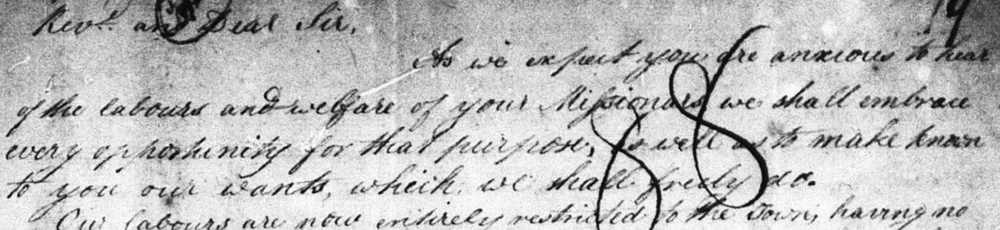
#> input picture export/2HEALEYnHIRST042112P10001_page1_segment1.png, 1000 x 230 px, shrunk from 1593 x 366 before the run
$ python -i segment.py   (imports and definitions only)
#> lines starting #> are read from the running program, lines starting #| are printed output that depends on the picture; after the words box and inside, x2 and y2 are one past the last pixel; in counts of white or black regions, pixels touching at a corner belong together
import os
import re
import cv2
import numpy as np
import math
from glob import glob

"""
This script is an experimental utility tool takes scanned PDF pages (as images) from the export folder
and automatically divides each page into equally sized horizontal segments. However, rather than blindly
cutting at exact intervals, it will attempt to avoid cutting through lines of text by using computer vision
techniques to find gap areas between lines of text.

It will:
1. Load all images named "{pdf_name}_page{page_number}.png" from the export folder.
2. For each page, determine how many segments to produce or the desired segment height.
   (For simplicity, define `NUM_SEGMENTS` or `SEGMENT_HEIGHT` below.)
3. Convert the image to grayscale, binarize it, and use morphological operations to highlight
   text regions.
4. Compute a horizontal projection profile to identify areas with text (high pixel density) and
   areas without text (low pixel density).
5. Starting with equal-height cut lines, try to nudge each cut line slightly up or down to find a
   low-text-density area to make a cleaner cut.
6. Save each segment as a new image file, named "{pdfname}_page{pagenum}_segment{i}.png".

Note: This approach does not rely on OCR since historical documents are of poor quality. Instead,
it uses image processing and projection profiles to find safer cut lines.

Adjustable parameters:
- NUM_SEGMENTS: number of horizontal segments per page (if defined).
  OR
- SEGMENT_HEIGHT: fixed height of each segment (if defined).
- MAX_LINE_ADJUST: how many pixels up or down we can nudge a cut line to avoid text.
- THRESH_BIN: binarization threshold method (Otsu by default).
- KERNEL_SIZE: morphological kernel size.
- MIN_GAP_WEIGHT: how to define a good gap line (pick line with minimal text pixels in a window).
"""

EXPORT_DIR = "export"
# [1 line not run here, left out]

# USER-DEFINABLE PARAMETERS
# Either define a fixed number of segments or a segment height in pixels.
NUM_SEGMENTS = 5  # Divide each page into 5 equal-height segments
SEGMENT_HEIGHT = None  # If specified, overrides NUM_SEGMENTS. e.g. SEGMENT_HEIGHT = 1000

# How far we can adjust the boundary line to find a better gap
MAX_LINE_ADJUST = 30

# Morphological kernel size for text enhancement
KERNEL_SIZE = (3,3)

def natural_sort_key(s):
    base = os.path.basename(s)
    return [int(text) if text.isdigit() else text.lower() for text in re.split(r'(\d+)', base)]

def find_best_cut_line(projection, initial_line, max_adjust):
    """
    Given a horizontal projection (sum of black pixels per row), and an initial cut line,
    try shifting the line up or down within 'max_adjust' range to find the position
    with minimal text presence.
    """
    best_line = initial_line
    best_val = projection[initial_line] if 0 <= initial_line < len(projection) else float('inf')

    # Search range is from initial_line-max_adjust to initial_line+max_adjust
    start_line = max(0, initial_line - max_adjust)
    end_line = min(len(projection)-1, initial_line + max_adjust)

    for line_pos in range(start_line, end_line+1):
        val = projection[line_pos]
        if val < best_val:
            best_val = val
            best_line = line_pos

    return best_line

def process_page(image_path):
    # Extract base name: {pdfname}_page{pagenum}.png
    filename = os.path.basename(image_path)
    base, ext = os.path.splitext(filename)
    match = re.match(r"(.*)_page(\d+)$", base)
    if not match:
        # If does not match the pattern, try a simpler pattern
        match = re.match(r"(.*)_page(\d+)", base)
    if not match:
        # If still no match, just treat the whole name as pdf name and no page number
        pdf_name = base
        page_num = 1
    else:
        pdf_name, page_num = match.group(1), match.group(2)
    page_num = int(page_num)

    img = cv2.imread(image_path, cv2.IMREAD_COLOR)
#> img is the input picture: shape (230, 1000, 3); min 0, max 255, mean 188.8
    if img is None:
        print(f"Failed to read image: {image_path}")
        return

    gray = cv2.cvtColor(img, cv2.COLOR_BGR2GRAY)

    # Binarize image using Otsu's threshold
    _, thresh = cv2.threshold(gray, 0, 255, cv2.THRESH_BINARY + cv2.THRESH_OTSU)
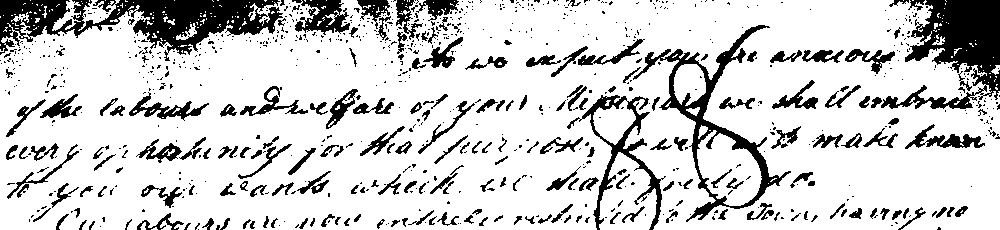
#> thresh: shape (230, 1000); 81.3% white; 883 black regions (682 under 20 px), largest, box (x1, y1, x2, y2) and area: (0, 0, 283, 61) 7823, (881, 0, 1000, 109) 6128, (633, 25, 791, 222) 4021

    # Invert so text = white, background = black (for easier morphological ops)
    # This way we can sum white pixels in projection to find text lines.
    inverted = cv2.bitwise_not(thresh)

    # Morphological closing to connect text regions
    kernel = cv2.getStructuringElement(cv2.MORPH_RECT, KERNEL_SIZE)
    morph = cv2.morphologyEx(inverted, cv2.MORPH_CLOSE, kernel)
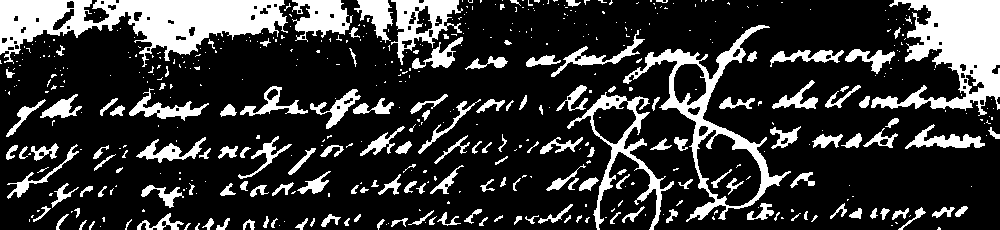
#> morph: shape (230, 1000); 21.5% white; 518 white regions (357 under 20 px), largest, box (x1, y1, x2, y2) and area: (0, 0, 288, 67) 9615, (871, 0, 1000, 116) 7378, (623, 25, 791, 222) 4415

    h, w = morph.shape
#> h = 230; w = 1000

    # Compute horizontal projection: sum of white pixels in each row
    # White pixels represent text regions, so a row with low sum = good gap
    projection = np.sum(morph == 255, axis=1)
#> projection = 230 values, max 590 at index 0, min 47 at index 163, mean 214.6

    # Determine the number of segments and the height per segment
    if SEGMENT_HEIGHT is not None:
        segment_height = SEGMENT_HEIGHT
        num_segments = math.ceil(h / segment_height)
    else:
        num_segments = NUM_SEGMENTS
        segment_height = h / num_segments
#> segment_height = 46

    # Initial cut lines (not including the top = 0 and bottom = h)
    # We'll cut after each segment, so lines are at multiples of segment_height
    # Example: for 5 segments, lines at segment_height, 2*segment_height, ...
    cut_lines = []
    for i in range(1, num_segments):
        line_pos = int(round(i * segment_height))
        # Find a better line position near this line_pos
        best_line = find_best_cut_line(projection, line_pos, MAX_LINE_ADJUST)
        cut_lines.append(best_line)
#> this loop made 4 passes
#> (end_line in find_best_cut_line, best_line) on passes 1 to 4: (76, 76), (122, 83), (168, 163), (214, 163)
#> after the loop, cut_lines = [76, 83, 163, 163]

    # Add the boundaries of the page
    segment_boundaries = [0] + cut_lines + [h]
#> segment_boundaries = [0, 76, 83, 163, 163, 230]

    # Export each segment
    for i in range(len(segment_boundaries)-1):
        top = segment_boundaries[i]
        bottom = segment_boundaries[i+1]
        segment_img = img[top:bottom, :]
        out_name = f"{pdf_name}_page{page_num}_segment{i+1}.png"
        out_path = os.path.join(EXPORT_DIR, out_name)
        cv2.imwrite(out_path, segment_img)
        print(f"Exported: {out_path}")
#> this loop made 5 passes
#> (top, bottom) on passes 1 to 5: (0, 76), (76, 83), (83, 163), (163, 163), (163, 230)
#| Exported: export/2HEALEYnHIRST042112P10001_page1_segment1.png
#| Exported: export/2HEALEYnHIRST042112P10001_page1_segment2.png
#| Exported: export/2HEALEYnHIRST042112P10001_page1_segment3.png
#| Exported: export/2HEALEYnHIRST042112P10001_page1_segment4.png
#| Exported: export/2HEALEYnHIRST042112P10001_page1_segment5.png
#> pass 1, in process_page, `segment_img = img[top:bottom, :]`:
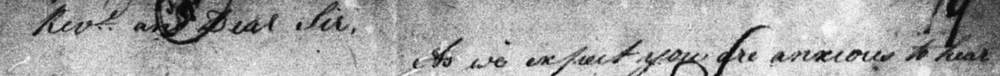
#> segment_img: shape (76, 1000, 3); min 4, max 252, mean 167.2
#> pass 3, in process_page, `segment_img = img[top:bottom, :]`:
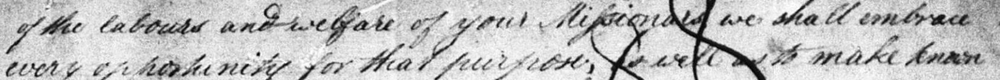
#> segment_img: shape (80, 1000, 3); min 0, max 255, mean 191.3

def main():
    image_paths = sorted(glob(os.path.join(EXPORT_DIR, "*_page*.png")), key=natural_sort_key)
    if not image_paths:
        print("No page images found in the export folder.")
        return

    for path in image_paths:
        print(f"Processing {path}...")
        process_page(path)

# [2 lines not run here, left out]

>>> result = process_page('../export/2HEALEYnHIRST042112P10001_page1_segment1.png')

$ run again, on export/2HEALEYnHIRST042112P10001_page1_segment5.png
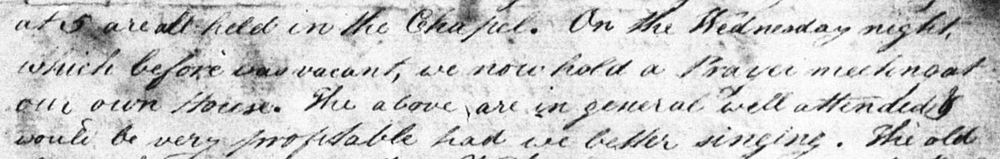
#> input picture export/2HEALEYnHIRST042112P10001_page1_segment5.png, 1000 x 159 px, shrunk from 1582 x 252 before the run
#> in process_page, img is the input picture: shape (159, 1000, 3); min 0, max 255, mean 207
#> in process_page, `_, thresh = cv2.threshold(gray, 0, 255, cv2.THRESH_BINARY + cv2.THRESH..`:
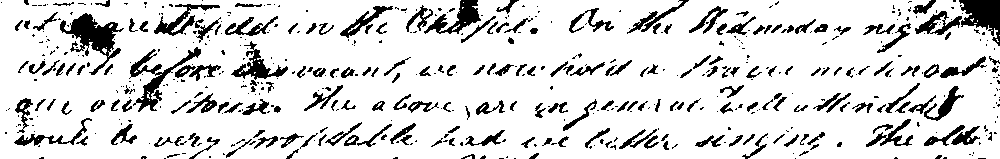
#> thresh: shape (159, 1000); 85.3% white; 543 black regions (332 under 20 px), largest, box (x1, y1, x2, y2) and area: (60, 13, 124, 75) 1424, (959, 0, 1000, 46) 1064, (129, 47, 201, 112) 994
#> morph: shape (159, 1000); 16.5% white; 352 white regions (190 under 20 px), largest, box (x1, y1, x2, y2) and area: (915, 0, 1000, 46) 1730, (33, 12, 124, 75) 1719, (129, 47, 221, 112) 1545
#> projection = 159 values, max 470 at index 25, min 15 at index 150, mean 165
#> the loop in process_page, `for i in range(1, num_segments):` made 4 passes
#> (end_line in find_best_cut_line, best_line) on passes 1 to 4: (62, 57), (94, 79), (125, 121), (157, 150)
#> after the loop in process_page, `for i in range(1, num_segments):`: cut_lines = [57, 79, 121, 150]
#> segment_boundaries = [0, 57, 79, 121, 150, 159]
#> the loop in process_page, `for i in range(len(segment_boundaries)-1):` made 5 passes
#> (top, bottom) on passes 1 to 5: (0, 57), (57, 79), (79, 121), (121, 150), (150, 159)
#> (printed output is left out)
#> pass 3, in process_page, `segment_img = img[top:bottom, :]`:
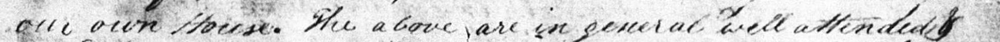
#> segment_img: shape (42, 1000, 3); min 4, max 255, mean 212.6

$ run again, on export/2HEALEYnHIRST042112P10001_page1_segment6.png
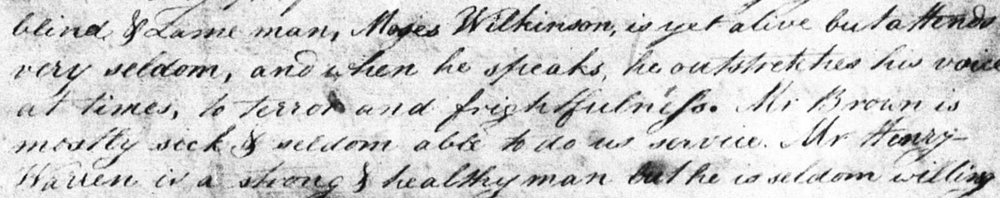
#> input picture export/2HEALEYnHIRST042112P10001_page1_segment6.png, 1000 x 198 px, shrunk from 1592 x 315 before the run
#> in process_page, img is the input picture: shape (198, 1000, 3); min 2, max 255, mean 210.4
#> in process_page, `_, thresh = cv2.threshold(gray, 0, 255, cv2.THRESH_BINARY + cv2.THRESH..`:
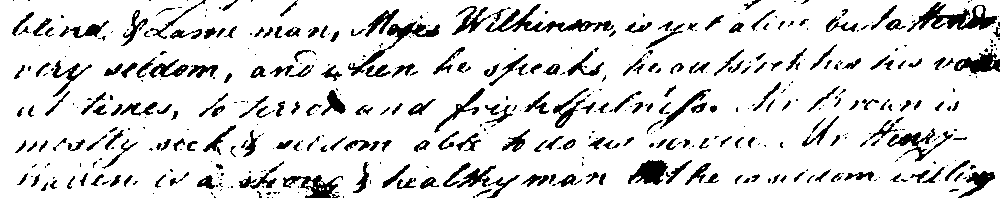
#> thresh: shape (198, 1000); 86.9% white; 499 black regions (256 under 20 px), largest, box (x1, y1, x2, y2) and area: (907, 2, 997, 32) 1041, (485, 4, 597, 33) 822, (348, 21, 440, 76) 741
#> morph: shape (198, 1000); 14.4% white; 365 white regions (165 under 20 px), largest, box (x1, y1, x2, y2) and area: (907, 2, 1000, 40) 1230, (485, 4, 616, 37) 1161, (348, 21, 440, 77) 1023
#> projection = 198 values, max 428 at index 68, min 13 at index 83, mean 144.1
#> the loop in process_page, `for i in range(1, num_segments):` made 4 passes
#> (end_line in find_best_cut_line, best_line) on passes 1 to 4: (70, 46), (109, 83), (149, 127), (188, 158)
#> after the loop in process_page, `for i in range(1, num_segments):`: cut_lines = [46, 83, 127, 158]
#> segment_boundaries = [0, 46, 83, 127, 158, 198]
#> the loop in process_page, `for i in range(len(segment_boundaries)-1):` made 5 passes
#> (top, bottom) on passes 1 to 5: (0, 46), (46, 83), (83, 127), (127, 158), (158, 198)
#> (printed output is left out)
#> pass 3, in process_page, `segment_img = img[top:bottom, :]`:
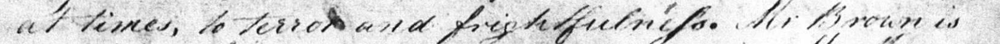
#> segment_img: shape (44, 1000, 3); min 7, max 255, mean 215

$ run again, on export/2HEALEYnHIRST042112P10001_page1_segment7.png
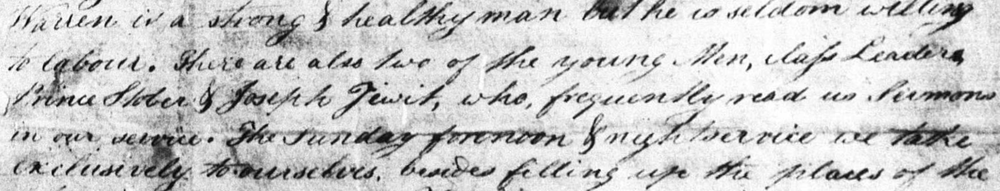
#> input picture export/2HEALEYnHIRST042112P10001_page1_segment7.png, 1000 x 191 px, shrunk from 1614 x 309 before the run
#> in process_page, img is the input picture: shape (191, 1000, 3); min 1, max 255, mean 200.2
#> in process_page, `_, thresh = cv2.threshold(gray, 0, 255, cv2.THRESH_BINARY + cv2.THRESH..`:
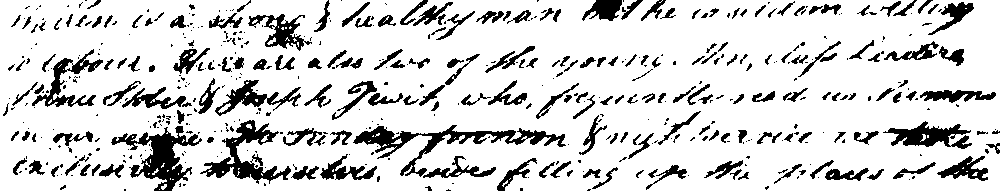
#> thresh: shape (191, 1000); 83.6% white; 523 black regions (313 under 20 px), largest, box (x1, y1, x2, y2) and area: (353, 125, 566, 177) 2287, (111, 126, 202, 191) 2085, (200, 120, 291, 184) 1758
#> morph: shape (191, 1000); 18.1% white; 350 white regions (176 under 20 px), largest, box (x1, y1, x2, y2) and area: (353, 124, 566, 178) 3075, (111, 110, 202, 191) 2446, (200, 120, 291, 184) 1985
#> projection = 191 values, max 594 at index 172, min 23 at index 75, mean 181
#> the loop in process_page, `for i in range(1, num_segments):` made 4 passes
#> (end_line in find_best_cut_line, best_line) on passes 1 to 4: (68, 33), (106, 75), (145, 120), (183, 183)
#> after the loop in process_page, `for i in range(1, num_segments):`: cut_lines = [33, 75, 120, 183]
#> segment_boundaries = [0, 33, 75, 120, 183, 191]
#> the loop in process_page, `for i in range(len(segment_boundaries)-1):` made 5 passes
#> (top, bottom) on passes 1 to 5: (0, 33), (33, 75), (75, 120), (120, 183), (183, 191)
#> (printed output is left out)
#> pass 3, in process_page, `segment_img = img[top:bottom, :]`:
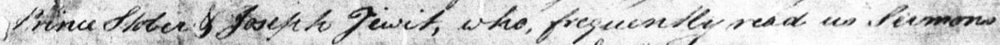
#> segment_img: shape (45, 1000, 3); min 1, max 255, mean 203.7
